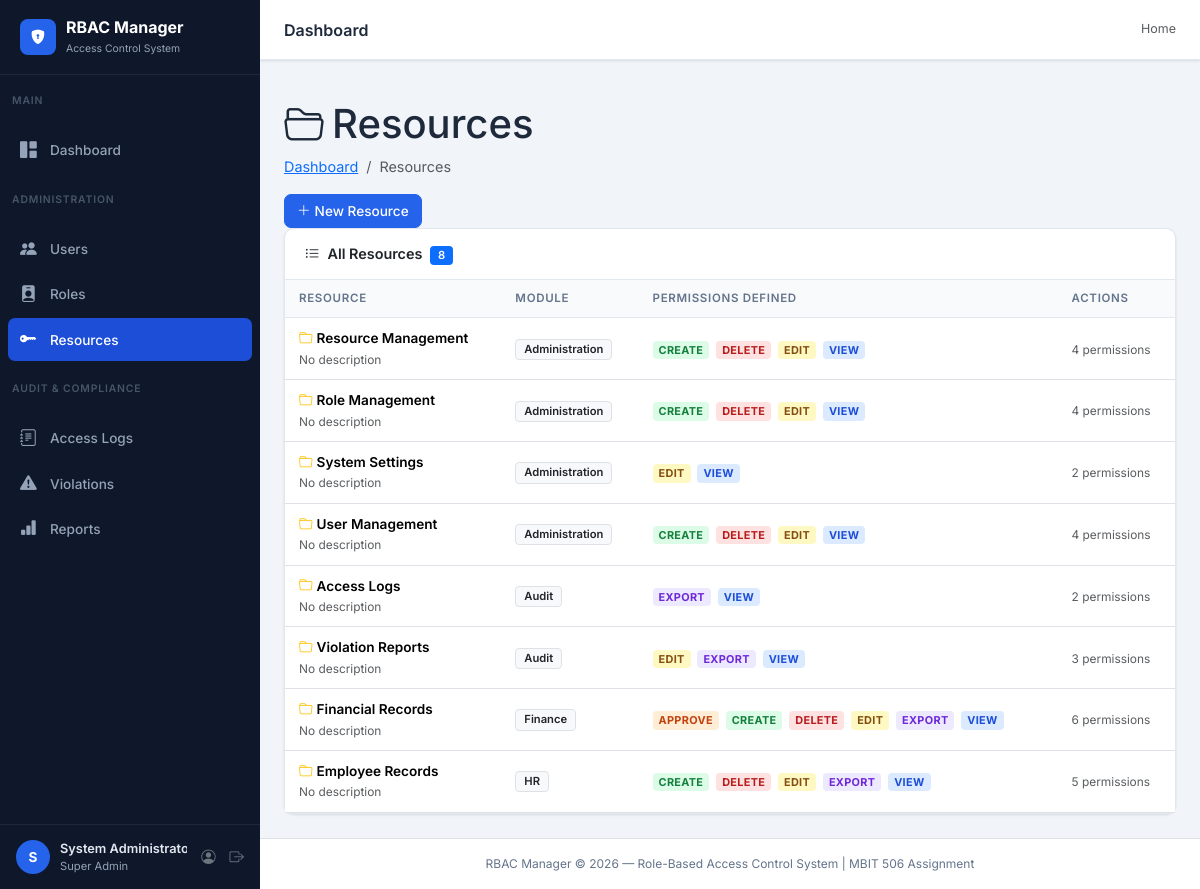
The app's page /resources/ (signed in) with its own data.
### accounts/models.py (models this page shows, shortened)
class Resource(models.Model):
    name        = models.CharField(max_length=100, unique=True)
    description = models.TextField(blank=True)
    module      = models.CharField(max_length=100, default='General')
    created_at  = models.DateTimeField(auto_now_add=True)
    class Meta:
        ordering = ['module', 'name']

class Permission(models.Model):
    resource = models.ForeignKey(Resource, on_delete=models.CASCADE, related_name='permissions')
    action   = models.CharField(max_length=20, choices=ACTION_CHOICES)
    class Meta:
        unique_together = ['resource', 'action']
        ordering        = ['resource', 'action']

### accounts/views.py (the view)
# urls.py: path('resources/',          views.resource_list,   name='resource_list'),
@login_required
@require_permission('Resource Management', 'VIEW')
def resource_list(request):
    resources = Resource.objects.prefetch_related('permissions').all()
    return render(request, 'accounts/resources/list.html', {'resources': resources})

### accounts/context_processors.py (called while the page is built, shortened)
def rbac_context(request):
    if not request.user.is_authenticated:
        return {}
    ctx = {'is_superuser': request.user.is_superuser}
    if request.user.is_superuser:
        ctx['user_perms'] = {'ALL': True}
        ctx['open_violations'] = ViolationLog.objects.filter(is_resolved=False).count()
    return ctx

### accounts/templatetags/rbac_tags.py (called while the page is built)
@register.filter
def has_perm(user, perm_string):
    if not user.is_authenticated:
        return False
    if user.is_superuser:
        return True
    try:
        resource_name, action = perm_string.split(':', 1)
        return user.profile.has_permission(resource_name.strip(), action.strip())
    except Exception:
        return False

### templates/accounts/resources/list.html (shortened to what this page needs)
{% extends 'base.html' %}
{% load rbac_tags %}
{% block content %}
<div class="page-header">
  <div>
    <h1 class="page-title"><i class="bi bi-folder2-open me-2"></i>Resources</h1>
    <nav aria-label="breadcrumb">
      <ol class="breadcrumb">
        <li class="breadcrumb-item"><a href="{% url 'accounts:dashboard' %}">Dashboard</a></li>
        <li class="breadcrumb-item active">Resources</li>
      </ol>
    </nav>
  </div>
  {% if request.user|has_perm:'Resource Management:CREATE' %}
  <a href="{% url 'accounts:resource_create' %}" class="btn btn-primary">
    <i class="bi bi-plus-lg me-1"></i>New Resource
  </a>
  {% endif %}
</div>
<div class="card">
  <div class="card-header">
    <i class="bi bi-list-ul me-2"></i>All Resources
    <span class="badge bg-primary ms-1">{{ resources|length }}</span>
  </div>
  <div class="card-body p-0">
    <div class="table-responsive">
      <table class="table table-hover mb-0">
        <thead>
          <tr>
            <th>Resource</th>
            <th>Module</th>
            <th>Permissions Defined</th>
            <th>Actions</th>
          </tr>
        </thead>
        <tbody>
          {% for resource in resources %}
          <tr>
            <td>
              <div class="fw-semibold"><i class="bi bi-folder me-1 text-warning"></i>{{ resource.name }}</div>
              <small class="text-muted">{{ resource.description|default:"No description"|truncatechars:60 }}</small>
            </td>
            <td>
              <span class="badge bg-light text-dark border">{{ resource.module }}</span>
            </td>
            <td>
              {% for perm in resource.permissions.all %}
                <span class="action-badge action-{{ perm.action }}">{{ perm.action }}</span>
              {% empty %}
                <span class="text-muted small">None</span>
              {% endfor %}
            </td>
            <td>
              <small class="text-muted">{{ resource.permissions.count }} permission{{ resource.permissions.count|pluralize }}</small>
            </td>
          </tr>
          {% endfor %}
        </tbody>
      </table>
    </div>
  </div>
</div>
{% endblock %}

### templates/base.html (shortened to what this page needs)
{% load static rbac_tags %}
<!DOCTYPE html>
<html lang="en">
<head>
  <link href="https://cdn.jsdelivr.net/npm/bootstrap@5.3.2/dist/css/bootstrap.min.css" rel="stylesheet">
  <link href="https://cdn.jsdelivr.net/npm/bootstrap-icons@1.11.3/font/bootstrap-icons.min.css" rel="stylesheet">
  <link href="{% static 'css/style.css' %}" rel="stylesheet">
</head>
<body>
<aside class="sidebar">
  <a href="{% url 'accounts:dashboard' %}" class="sidebar-brand">
    <div class="brand-icon"><i class="bi bi-shield-lock-fill text-white"></i></div>
    <div class="brand-text">RBAC Manager<br><span class="brand-sub">Access Control System</span></div>
  </a>
  <p class="sidebar-section">Main</p>
  <ul class="sidebar-nav">
    <li class="nav-item">
      <a href="{% url 'accounts:dashboard' %}" class="nav-link {% if request.resolver_match.url_name == 'dashboard' %}active{% endif %}">
        <i class="bi bi-grid-1x2-fill nav-icon"></i> Dashboard
      </a>
    </li>
  </ul>
  {% if is_superuser or request.user|has_perm:'User Management:VIEW' or request.user|has_perm:'Role Management:VIEW' or request.user|has_perm:'Resource Management:VIEW' %}
  <p class="sidebar-section">Administration</p>
  <ul class="sidebar-nav">
    {% if is_superuser or request.user|has_perm:'User Management:VIEW' %}
    <li class="nav-item">
      <a href="{% url 'accounts:user_list' %}" class="nav-link {% if 'user' in request.resolver_match.url_name %}active{% endif %}">
        <i class="bi bi-people-fill nav-icon"></i> Users
      </a>
    </li>
    {% endif %}
    {% if is_superuser or request.user|has_perm:'Role Management:VIEW' %}
    <li class="nav-item">
      <a href="{% url 'accounts:role_list' %}" class="nav-link {% if 'role' in request.resolver_match.url_name %}active{% endif %}">
        <i class="bi bi-person-badge-fill nav-icon"></i> Roles
      </a>
    </li>
    {% endif %}
    {% if is_superuser or request.user|has_perm:'Resource Management:VIEW' %}
    <li class="nav-item">
      <a href="{% url 'accounts:resource_list' %}" class="nav-link {% if 'resource' in request.resolver_match.url_name %}active{% endif %}">
        <i class="bi bi-key-fill nav-icon"></i> Resources
      </a>
    </li>
    {% endif %}
  </ul>
  {% endif %}
  {% if is_superuser or request.user|has_perm:'Access Logs:VIEW' or request.user|has_perm:'Violation Reports:VIEW' %}
  <p class="sidebar-section">Audit &amp; Compliance</p>
  <ul class="sidebar-nav">
    {% if is_superuser or request.user|has_perm:'Access Logs:VIEW' %}
    <li class="nav-item">
      <a href="{% url 'accounts:access_logs' %}" class="nav-link {% if request.resolver_match.url_name == 'access_logs' %}active{% endif %}">
        <i class="bi bi-journal-text nav-icon"></i> Access Logs
      </a>
    </li>
    {% endif %}
    {% if is_superuser or request.user|has_perm:'Violation Reports:VIEW' %}
    <li class="nav-item">
      <a href="{% url 'accounts:violation_logs' %}" class="nav-link {% if request.resolver_match.url_name == 'violation_logs' %}active{% endif %}">
        <i class="bi bi-exclamation-triangle-fill nav-icon"></i>
        Violations
      </a>
    </li>
    {% endif %}
    {% if is_superuser or request.user|has_perm:'Access Logs:VIEW' %}
    <li class="nav-item">
      <a href="{% url 'accounts:reports' %}" class="nav-link {% if request.resolver_match.url_name == 'reports' %}active{% endif %}">
        <i class="bi bi-bar-chart-fill nav-icon"></i> Reports
      </a>
    </li>
    {% endif %}
  </ul>
  {% endif %}
  <div class="sidebar-user mt-auto">
    <div class="user-avatar">{{ request.user.username|first|upper }}</div>
    <div class="user-info">
      <div class="user-name">{{ request.user.get_full_name|default:request.user.username }}</div>
      <div class="user-role">
        {% if is_superuser %}Super Admin{% else %}
          {% with request.user.profile.roles.first as role %}{{ role.name|default:"No role" }}{% endwith %}
        {% endif %}
      </div>
    </div>
    <a href="{% url 'accounts:my_profile' %}" class="text-secondary ms-1" title="My Profile">
      <i class="bi bi-person-circle"></i>
    </a>
    <a href="{% url 'accounts:logout' %}" class="text-secondary ms-1" title="Log out">
      <i class="bi bi-box-arrow-right"></i>
    </a>
  </div>
</aside>
<div class="main-wrapper">
  <header class="topbar">
    <div class="page-title">{% block page_title %}Dashboard{% endblock %}</div>
    <nav aria-label="breadcrumb">
      <ol class="breadcrumb mb-0">{% block breadcrumb %}<li class="breadcrumb-item active">Home</li>{% endblock %}</ol>
    </nav>
  </header>
  <div class="px-4 pt-3">
  </div>
  <main class="content-area">
    {% block content %}{% endblock %}
  </main>
  <footer class="text-center py-3 text-muted-sm border-top" style="font-size:.75rem;background:#fff;">
    RBAC Manager &copy; 2026 — Role-Based Access Control System | MBIT 506 Assignment
  </footer>
</div>
</body>
</html>

### static/css/style.css (style rules this page uses)
:root { --sidebar-bg: #0f172a; --sidebar-hover: #1e293b; --sidebar-active: #1d4ed8; --sidebar-text: #94a3b8; --sidebar-active-text: #ffffff; --sidebar-width: 260px; --top-bar-height: 60px; --body-bg: #f1f5f9; --card-bg: #ffffff; --primary: #2563eb; --primary-dark: #1d4ed8; --success: #16a34a; --warning: #d97706; --danger: #dc2626; --text-main: #1e293b; --text-muted: #64748b; --border-color: #e2e8f0; --radius: 10px; --shadow: 0 1px 3px rgba(0,0,0,.08), 0 1px 2px rgba(0,0,0,.04); --shadow-md: 0 4px 6px -1px rgba(0,0,0,.1), 0 2px 4px -1px rgba(0,0,0,.06); }
* { box-sizing: border-box; }
body { background: var(--body-bg); color: var(--text-main); font-family: 'Inter', system-ui, sans-serif; font-size: 0.9rem; margin: 0; }
.sidebar { position: fixed; top: 0; left: 0; bottom: 0; width: var(--sidebar-width); background: var(--sidebar-bg); display: flex; flex-direction: column; overflow-y: auto; z-index: 200; transition: width .25s ease; }
.sidebar-brand { display: flex; align-items: center; gap: 10px; padding: 18px 20px; border-bottom: 1px solid rgba(255,255,255,.07); text-decoration: none; }
.sidebar-brand .brand-icon { width: 36px; height: 36px; background: var(--primary); border-radius: 8px; display: flex; align-items: center; justify-content: center; flex-shrink: 0; }
.sidebar-brand .brand-text { font-size: 1rem; font-weight: 700; color: #fff; line-height: 1.2; }
.sidebar-brand .brand-sub { font-size: .65rem; color: var(--sidebar-text); font-weight: 400; }
.sidebar-section { padding: 18px 12px 4px; font-size: .65rem; text-transform: uppercase; letter-spacing: .08em; color: #475569; font-weight: 600; }
.sidebar-nav { padding: 0 8px; list-style: none; margin: 0; }
.sidebar-nav .nav-item { margin-bottom: 2px; }
.sidebar-nav .nav-link { display: flex; align-items: center; gap: 10px; padding: 9px 12px; border-radius: 7px; color: var(--sidebar-text); text-decoration: none; font-size: .85rem; font-weight: 500; transition: background .15s, color .15s; }
.sidebar-nav .nav-link.active { background: var(--sidebar-active); color: var(--sidebar-active-text); }
.sidebar-nav .nav-link .nav-icon { font-size: 1.05rem; width: 20px; flex-shrink: 0; }
.sidebar-user { margin-top: auto; padding: 14px 16px; border-top: 1px solid rgba(255,255,255,.07); display: flex; align-items: center; gap: 10px; }
.sidebar-user .user-avatar { width: 34px; height: 34px; background: var(--primary); border-radius: 50%; display: flex; align-items: center; justify-content: center; font-weight: 700; color: #fff; font-size: .85rem; flex-shrink: 0; }
.sidebar-user .user-info { flex: 1; min-width: 0; }
.sidebar-user .user-name { font-size: .8rem; font-weight: 600; color: #e2e8f0; truncate: ellipsis; white-space: nowrap; overflow: hidden; }
.sidebar-user .user-role { font-size: .7rem; color: var(--sidebar-text); }
.main-wrapper { margin-left: var(--sidebar-width); min-height: 100vh; display: flex; flex-direction: column; }
.topbar { height: var(--top-bar-height); background: var(--card-bg); border-bottom: 1px solid var(--border-color); display: flex; align-items: center; padding: 0 24px; gap: 16px; position: sticky; top: 0; z-index: 100; box-shadow: var(--shadow); }
.topbar .page-title { font-size: 1rem; font-weight: 600; color: var(--text-main); flex: 1; }
.topbar .breadcrumb { margin: 0; font-size: .78rem; }
.content-area { padding: 24px; flex: 1; }
.card { background: var(--card-bg); border: 1px solid var(--border-color); border-radius: var(--radius); box-shadow: var(--shadow); }
.card-header { border-bottom: 1px solid var(--border-color); background: transparent; padding: 14px 20px; font-weight: 600; }
.table th { font-size: .72rem; text-transform: uppercase; letter-spacing: .06em; color: var(--text-muted); font-weight: 600; background: #f8fafc; border-bottom: 1px solid var(--border-color) !important; padding: 10px 14px; }
.table td { padding: 10px 14px; vertical-align: middle; font-size: .85rem; }
.table tbody tr { transition: background .12s; }
.badge { font-size: .7rem; font-weight: 600; padding: 4px 8px; border-radius: 4px; }
.btn { border-radius: 7px; font-weight: 500; font-size: .85rem; }
.btn-primary { background: var(--primary); border-color: var(--primary); }
.text-muted-sm { font-size: .75rem; color: var(--text-muted); }

### records on screen
Resource: name "Resource Management", description "No description", module "Administration", permissions.count "4"
Permission: action "CREATE"
Permission: action "DELETE"
Permission: action "EDIT"
Permission: action "VIEW"
Resource: name "Role Management", description "No description", module "Administration", permissions.count "4"
Permission: action "CREATE"
Permission: action "DELETE"
Permission: action "EDIT"
Permission: action "VIEW"
Resource: name "System Settings", description "No description", module "Administration", permissions.count "2"
Permission: action "EDIT"
Permission: action "VIEW"
Resource: name "User Management", description "No description", module "Administration", permissions.count "4"
Permission: action "CREATE"
Permission: action "DELETE"
Permission: action "EDIT"
Permission: action "VIEW"
Resource: name "Access Logs", description "No description", module "Audit", permissions.count "2"
Permission: action "EXPORT"
Permission: action "VIEW"
Resource: name "Violation Reports", description "No description", module "Audit", permissions.count "3"
Permission: action "EDIT"
Permission: action "EXPORT"
Permission: action "VIEW"
Resource: name "Financial Records", description "No description", module "Finance", permissions.count "6"
Permission: action "APPROVE"
Permission: action "CREATE"
Permission: action "DELETE"
Permission: action "EDIT"
Permission: action "EXPORT"
Permission: action "VIEW"
Resource: name "Employee Records", description "No description", module "HR", permissions.count "5"
Permission: action "CREATE"
Permission: action "DELETE"
Permission: action "EDIT"
Permission: action "EXPORT"
Permission: action "VIEW"

### other values on screen
{{ request.user.username|first|upper }} "S"
{{ request.user.get_full_name|default:request.user.username }} "System…"
{{ resources|length }} "8"
